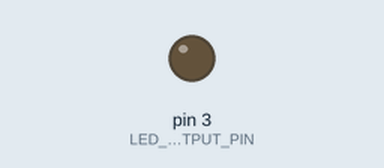
Recording of a sketch running on a simulated Arduino Uno, built with avr-gcc and run on an emulated ATmega328P. Shown: output pins drawn as LEDs (lit = HIGH).

Above: at 0.05 s.
At 3.4 s:
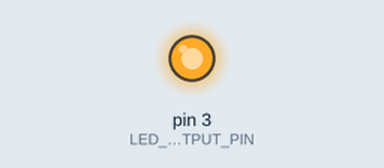
Timing chart, 0 to 7.9 s (numbered marks = the images above):
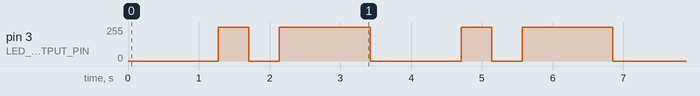

The sketch:

L4.ino
```cpp
const int LED_OUTPUT_PIN = 3;
const int MAX_ANALOG_OUT = 255; // the max analog output on the Uno is 255
const int DELAY_MS = 5;

void setup() {
  // put your setup code here, to run once:
  pinMode(LED_OUTPUT_PIN, OUTPUT);
}

void loop() {
  // put your main code here, to run repeatedly:
  // fade on slowly
  for(int i = 0; i <= MAX_ANALOG_OUT; i += 1){
    analogWrite(LED_OUTPUT_PIN, i);
    delay(DELAY_MS);
  }

  // fade off quickly
  for(int i = MAX_ANALOG_OUT; i >= 0; i -= 3){
    analogWrite(LED_OUTPUT_PIN, i);
    delay(DELAY_MS);
  }

  // fade on quickly
  for(int i = 0; i <= MAX_ANALOG_OUT; i += 3){
    analogWrite(LED_OUTPUT_PIN, i);
    delay(DELAY_MS);
  }

  // fade off slowly
  for(int i = MAX_ANALOG_OUT; i >= 0; i -= 1){
    analogWrite(LED_OUTPUT_PIN, i);
    delay(DELAY_MS);
  }
}
```

Measured:
- by itself, pin 3 (LED_OUTPUT_PIN): repeats every 3.4 s: 0/255 0.43 s, 255/255 1.3 s, 0/255 1.3 s, 255/255 0.43 s
